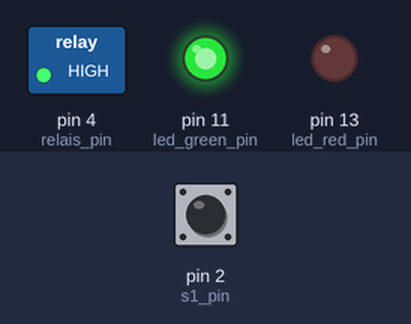
Bench run of a sketch on a simulated Arduino Uno, built with avr-gcc and run on an emulated ATmega328P. On the bench: switched loads named in the sketch (green lamp = pin HIGH), output pins drawn as LEDs (lit = HIGH). Inputs (shaded band) come from the test bench; at power-on: pin 2 (s1_pin) HIGH.

Above: at 1.2 s.
1.3 s: pin 2 (s1_pin) pulled LOW for 0.15 s
At 1.37 s:
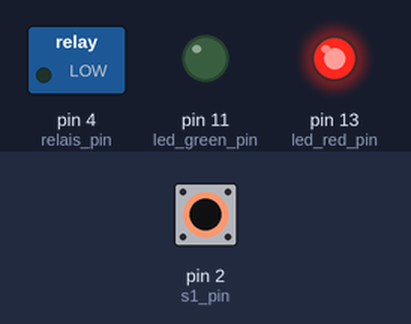
2.9 s: pin 2 (s1_pin) pulled LOW for 3.2 s
At 6.9 s:
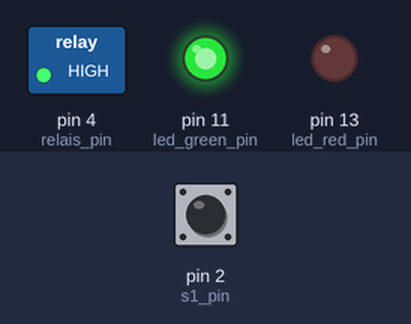
Timing chart, 0 to 8.4 s (numbered marks = the images above; inputs shaded):
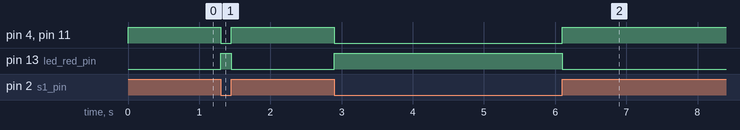

The sketch:

relais_demo.ino
```cpp
/**
 * @author Alexander Entinger, MSc / LXRobotics
 * @brief this sketch demonstrates how to control the relais of the LXRobotics Novice Shield
 * @file relais_demo.ino
 */

static int const s1_pin = 2; // D2
static int const relais_pin = 4; // D4
static int const led_green_pin = 11; // D11
static int const led_red_pin = 13; // D13

void setup() {
  // configure the button s1 pin as input with pullup
  pinMode(s1_pin, INPUT_PULLUP);
  // configure the led pins as outputs
  pinMode(led_green_pin, OUTPUT);
  pinMode(led_red_pin, OUTPUT);
  // turn of the leds
  turn_off_red();
  turn_off_green();
  // configure relais pin as output
  pinMode(relais_pin, OUTPUT);
}

void turn_on_red() {
  digitalWrite(led_red_pin, LOW);
}
void turn_off_red() {
  digitalWrite(led_red_pin, HIGH);
}
void turn_on_green() {
  digitalWrite(led_green_pin, LOW);
}
void turn_off_green() {
  digitalWrite(led_green_pin, HIGH);
}
void turn_on_relais() {
  digitalWrite(relais_pin, LOW);
}
void turn_off_relais() {
  digitalWrite(relais_pin, HIGH);
}

void loop() {
  // check if the button is pressed
  boolean const s1_pressed = digitalRead(s1_pin) == LOW;

  // set leds and relais accordingly
  if(s1_pressed) {
    turn_on_relais();
    turn_on_green();
    turn_off_red();
  }
  else {
    turn_off_relais();
    turn_off_green();
    turn_on_red();
  }
}
```

Measured:
- after the input at 1.3 s, pin 4 (relais_pin), pin 11 (led_green_pin): HIGH → LOW at once, → HIGH 0.15 s later; pin 13 (led_red_pin): LOW → HIGH at once, → LOW 0.15 s later
- after the input at 2.9 s, pin 4 (relais_pin), pin 11 (led_green_pin): HIGH → LOW at once, → HIGH 3.2 s later; pin 13 (led_red_pin): LOW → HIGH at once, → LOW 3.2 s later
